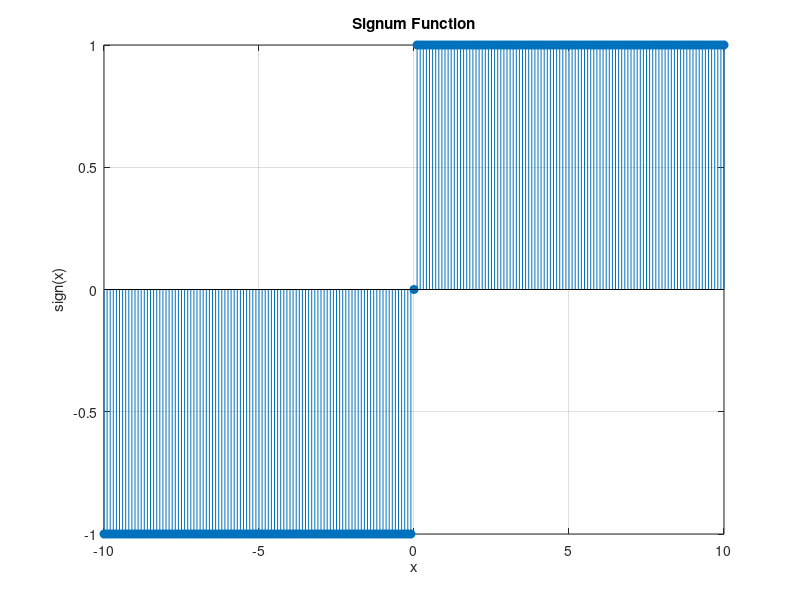

Source code (MATLAB):
clc;
clear all;
close all;

% Define the range of values
x = -10:0.1:10;

% Compute the signum function
signum_x = sign(x);

% Plot the signum function
figure;
stem(x, signum_x, 'filled');
title('Signum Function');
xlabel('x');
ylabel('sign(x)');
grid on;